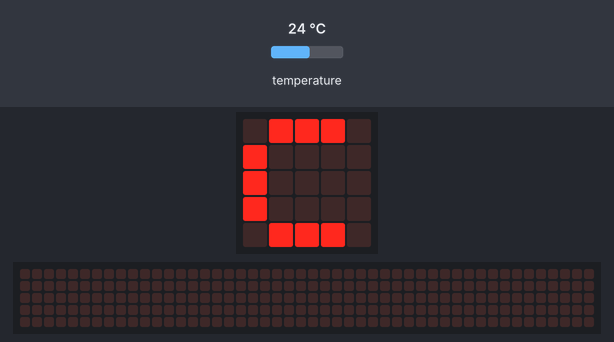
This program was run on a simulated BBC micro:bit (MakeCode). On the bench: the board's 5×5 LED display, a strip that is not on the board, showing the scrolling text unrolled. The test bench sets the inputs (shaded band); at power-on: temperature 24 °C. The 48×5 strip is a reading aid, not a part: it shows the text the display is scrolling, unrolled, one strip-width of it at a time.

Above: at 0.1 s.
1.4 s: temperature set to 12 °C
At 3.97 s:
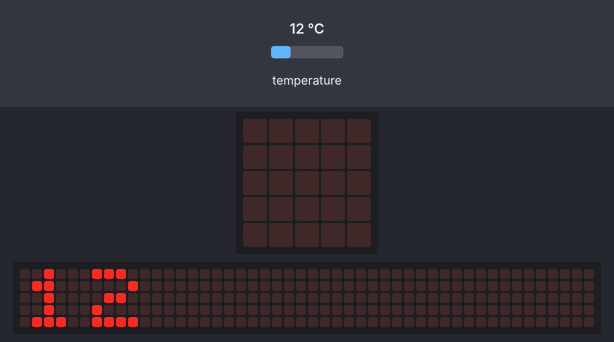
9.6 s: temperature set to 19 °C
At 11.87 s:
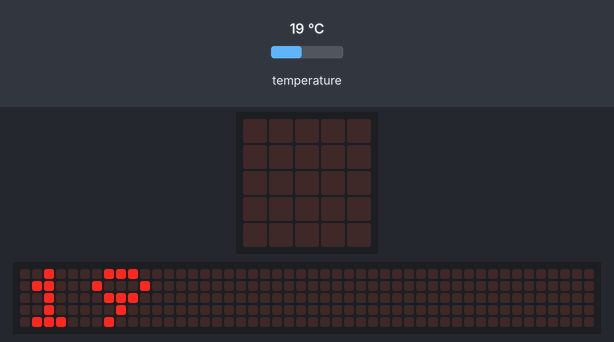
21.9 s: temperature set to 28 °C
At 24.49 s:
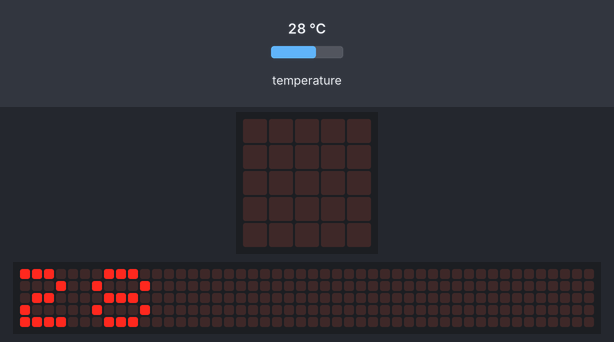

The program:

main.ts
```typescript
let F = input.temperature() * 1.8 + 32
basic.forever(function () {
    basic.showString("C")
    basic.showString(" ")
    basic.showNumber(input.temperature())
    basic.showString("F")
    basic.showString(" ")
    basic.showNumber(F)
})
```

test.ts
```typescript
// 在這裡測試；當此封包作為擴充功能時，將不會編譯此內容。
```

Measured:
- what the display in image 1 shows lasts 0.4 s, from 3.8 s to 4.2 s
